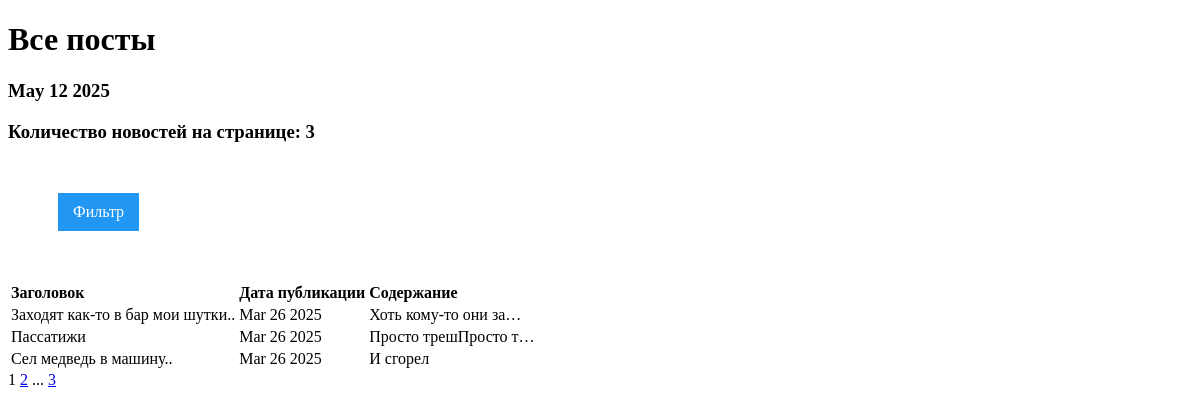
/posts/, run on the app's committed database.
### news/models.py (models this page shows, shortened)
class Post(models.Model):
    NEWS = 1
    ARTICLE = 2
    POST_TYPES = [
        (NEWS, 'Новость'),
        (ARTICLE, 'Статья')
    ]
    author = models.ForeignKey(Author, on_delete=models.CASCADE)
    post_type = models.IntegerField(choices=POST_TYPES, default=NEWS, verbose_name='Тип поста')
    date_created = models.DateTimeField(auto_now_add=True)
    categories = models.ManyToManyField(Category, through='Postcategory')
    title = models.CharField(max_length=200)
    post_content = models.TextField()
    rating = models.IntegerField(default=0)

### news/views.py (the view)
# urls.py: path('', PostsList.as_view()),
class PostsList(ListView):
    model = Post
    ordering = 'date_created'
    template_name = 'posts.html' #шаблон для отображения
    context_object_name = 'posts' #имя переменной в шаблоне
    paginate_by = 3
    def get_queryset(self):
        queryset = super().get_queryset()
        self.filterset = PostFilter(self.request.GET, queryset)
        return self.filterset.qs
    def get_context_data(self, *, object_list=None, **kwargs):
        context = super().get_context_data(**kwargs)
        context['filterset'] = self.filterset
        return context

### news/models.py (called while the page is built)
    def __str__(self):
        return self.user.username

    def __str__(self):
        return self.name

### news/templatetags/custom_filters.py (called while the page is built)
@register.filter()
def censor(value):
    if not isinstance(value, str):
        raise ValueError(f'Фильтр censor можно применять только к строкам! Получен: {type(value)}')
    divided_s = value.split()
    censored_words = []
    for word in divided_s:
        clean_word = word.strip('.,!?;:-_()[]{}"\'')
        if clean_word.capitalize() in CENSOR_WORDS:
            clean_word = word[0] + '*' * (len(clean_word) - 1) + word[len(clean_word):]
            censored_words.append(clean_word)
        else:
            censored_words.append(word)
    return ' '.join(censored_words)

### news/templatetags/custom_tags.py (called while the page is built)
@register.simple_tag()
def current_time(format_string = '%b %d %Y'):
    return datetime.utcnow().strftime(format_string)

@register.simple_tag(takes_context=True)
def url_replace(context, **kwargs):
    d = context['request'].GET.copy()
    for k, v in kwargs.items():
        d[k] = v
    return d.urlencode()

### news/templates/posts.html (shortened to what this page needs)
<!DOCTYPE html>
<html lang="en">
{% load custom_filters %}
{% load custom_tags %}
<head>
</head>
<body>
<h1>Все посты</h1>
    <h3>{% current_time %}</h3>
    <h3>Количество новостей на странице: {{ posts.count }}</h3>
     <div style="margin: 50px;">
        <label for="toggle" class="show-panel">Фильтр</label>
    </div>
    {% if posts %}
        <table>
            <tr>
                <td><b>Заголовок</b></td>
                <td><b>Дата публикации</b></td>
                <td><b>Содержание</b></td>
            </tr>
            {% for post in posts %}
            <tr>
                <td>{{ post.title|censor }}</td>
                <td>{{ post.date_created|date:'M d Y' }}</td>
                <td>{{ post.post_content|censor|truncatechars:20 }}</td>
            </tr>
            {% endfor %}
        </table>
    {% else %}
        <p>Нет доступных постов</p>
    {% endif %}
    {{ page_obj.number }}
    {% if page_obj.has_next %}
        <a href="?{% url_replace page=page_obj.next_page_number %}">{{ page_obj.next_page_number }}</a>
        {% if paginator.num_pages != page_obj.next_page_number %}
            ...
            <a href="?{% url_replace page=page_obj.paginator.num_pages %}">{{ page_obj.paginator.num_pages }}</a>
           {% endif %}
    {% endif %}
</body>
</html>

### news/templates/posts.html (style rules this page uses)
.show-panel { display: inline-block; padding: 10px 15px; background: #2196F3; color: white; cursor: pointer; }

### data on the page
Post: title|censor "Заходят как-то в бар мои шутки..", date_created "Mar 26 2025", post_content|censor "Хоть кому-то они за…"
Post: title|censor "Пассатижи", date_created "Mar 26 2025", post_content|censor "Просто трешПросто т…"
Post: title|censor "Сел медведь в машину..", date_created "Mar 26 2025", post_content|censor "И сгорел"

### other printed values
{{ posts.count }} "3"
{{ page_obj.number }} "1"
{{ page_obj.next_page_number }} "2"
{{ page_obj.paginator.num_pages }} "3"
